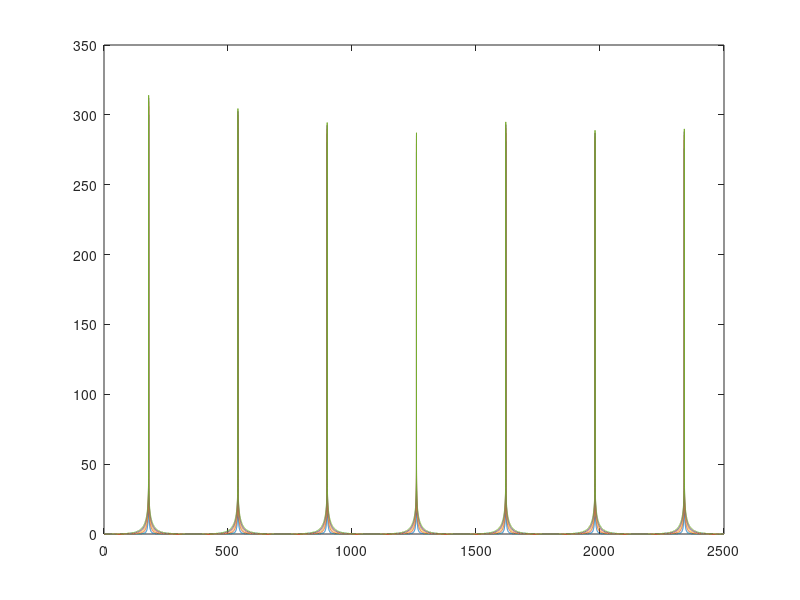

MATLAB code for this plot: (Note: this script raises an error after producing the figure.)
clc
clear all

A = 1 ;
d1 = 4 ; %chosen diameter of main pipe in inches
s1 = (pi*(.0254*d1).^2)./4 ; %cross-sectional area s1 in m^2
T = 20 ; %in °C
TEMPK = T + 273.15 ; %convert to Kelvin
c = 20.0457.*sqrt(TEMPK) ; %speed of sound in m/s
rho = 101325./(287.058.*TEMPK) ;
f_cutoff = (1.84.*c)./(pi.*d1.*0254) ;

for s2 = .001:.001:.005 %cross-sectional area s2 in m^2
    TL_vec = [] ; 
    for f = 1:.1:2500 
    k = (2.*pi.*f)./c ;
    L = c./(4.*180) ; %chosen target frequency of 180 Hz
    B = [-1 1 1 0; -1 0 0 1; s1 s2 -s2 s1; 0 exp(-i.*k.*L) -exp(i.*k.*L) 0] ;
    C = [A; A; s1.*A; 0] ;
    x = linsolve(B,C) ;
    E = x(4,:) ; %transmitted signal
    TL = 10.*log10(((abs(A).^2).*s1)./((abs(E).^2).*s1)) ;
    TL_vec = [TL_vec TL] ;
    end
f_axis = [1:.1:2500] ;
plot(f_axis, TL_vec) ;
hold on
end

xline(180) ; %chosen target frequency of 180 Hz
xline(1978.519879) ; %f_cutoff @ °C
legend('s2 = .001 m^2','s2 = .002 m^2','s2 = .003 m^2','s2 = .004 m^2','s2 = .005 m^2','f target','f cutoff') ;
title('Quarter-wavelength Side Branch');
xlabel('frequency [Hz]');
ylabel('Transmission Loss [dB]');